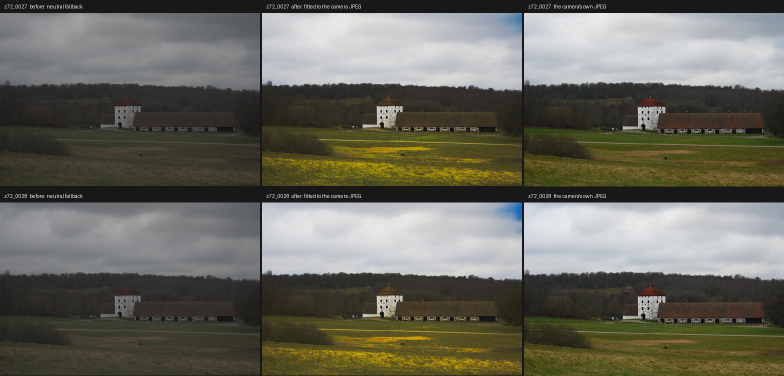
#> input picture codex_briefing/nikon_colour_fit_z7ii.png, 1568 x 752 px, given in place of ., which was not available (shown at 1/2 size); the run also reads 1 picture not shown here
$ python -i extract.py   (imports and definitions only)
#> lines starting #> are read from the running program, lines starting #| are printed output that depends on the picture; pictures that were not available may be replaced by others from this repository, and a replacement may not be noted
### image_triage/formats.py
from __future__ import annotations

import os


JPEG_SUFFIXES = frozenset(
    {
        ".jpe",
        ".jpeg",
        ".jfif",
        ".jpg",
    }
)

STANDARD_IMAGE_SUFFIXES = frozenset(
    {
        ".avif",
        ".bmp",
        ".dib",
        ".gif",
        ".heic",
        ".heif",
        ".icns",
        ".ico",
        ".jpe",
        ".jpeg",
        ".jfif",
        ".jpg",
        ".jxl",
        ".pbm",
        ".pgm",
        ".png",
        ".pnm",
        ".ppm",
        ".tga",
        ".tif",
        ".tiff",
        ".wbmp",
        ".webp",
        ".xbm",
        ".xpm",
    }
)

FITS_SUFFIXES = frozenset(
    {
        ".fit",
        ".fit.fz",
        ".fit.gz",
        ".fits",
        ".fits.fz",
        ".fits.gz",
        ".fts",
        ".fts.fz",
        ".fts.gz",
    }
)

RAW_SUFFIXES = frozenset(
    {
        ".3fr",
        ".ari",
        ".arw",
        ".bay",
        ".bmq",
        ".cap",
        ".cr2",
        ".cr3",
        ".crw",
        ".cs1",
        ".dc2",
        ".dcr",
        ".dng",
        ".drf",
        ".erf",
        ".fff",
        ".gpr",
        ".iiq",
        ".k25",
        ".kdc",
        ".mdc",
        ".mef",
        ".mos",
        ".mrw",
        ".nef",
        ".nrw",
        ".obm",
        ".orf",
        ".pef",
        ".ptx",
        ".pxn",
        ".raf",
        ".raw",
        ".rdc",
        ".rw2",
        ".rwl",
        ".sr2",
        ".srf",
        ".srw",
        ".x3f",
    }
)

PSD_SUFFIXES = frozenset({".psb", ".psd"})
MODEL_SUFFIXES = frozenset({".stl"})

EDIT_SUFFIXES = frozenset((STANDARD_IMAGE_SUFFIXES | PSD_SUFFIXES | {".dng"}))
IMAGE_SUFFIXES = frozenset(STANDARD_IMAGE_SUFFIXES | FITS_SUFFIXES | RAW_SUFFIXES | PSD_SUFFIXES | MODEL_SUFFIXES)
PILLOW_FALLBACK_SUFFIXES = frozenset(STANDARD_IMAGE_SUFFIXES | PSD_SUFFIXES)
COMPOSITE_SUFFIXES = tuple(sorted((suffix for suffix in IMAGE_SUFFIXES if suffix.count(".") > 1), key=len, reverse=True))

EDIT_PRIORITY = {
    ".jpg": 0,
    ".jpeg": 1,
    ".jpe": 2,
    ".jfif": 3,
    ".png": 4,
    ".webp": 5,
    ".avif": 6,
    ".heif": 7,
    ".heic": 8,
    ".jxl": 9,
    ".tif": 10,
    ".tiff": 11,
    ".dng": 12,
    ".psd": 13,
    ".psb": 14,
    ".fit": 15,
    ".fits": 16,
    ".fts": 17,
    ".fit.fz": 18,
    ".fits.fz": 19,
    ".fts.fz": 20,
    ".fit.gz": 21,
    ".fits.gz": 22,
    ".fts.gz": 23,
}

ROOT_PRIMARY_PRIORITY = {
    ".jpg": 0,
    ".jpeg": 1,
    ".jpe": 2,
    ".jfif": 3,
    ".png": 4,
    ".tif": 5,
    ".tiff": 6,
    ".webp": 7,
    ".avif": 8,
    ".heif": 9,
    ".heic": 10,
    ".bmp": 11,
    ".dib": 12,
    ".gif": 13,
    ".tga": 14,
    ".ico": 15,
    ".icns": 16,
    ".jxl": 17,
    ".pbm": 18,
    ".pgm": 19,
    ".pnm": 20,
    ".ppm": 21,
    ".wbmp": 22,
    ".xbm": 23,
    ".xpm": 24,
    ".psd": 25,
    ".psb": 26,
    ".fit": 27,
    ".fits": 28,
    ".fts": 29,
    ".fit.fz": 30,
    ".fits.fz": 31,
    ".fts.fz": 32,
    ".fit.gz": 33,
    ".fits.gz": 34,
    ".fts.gz": 35,
    ".stl": 36,
}


def _portable_basename(path: str | os.PathLike[str]) -> str:
    """Return a filename from either Windows- or POSIX-style path text."""

    return os.fspath(path).replace("\\", "/").rsplit("/", 1)[-1]


def suffix_for_path(path: str | os.PathLike[str]) -> str:
    lowered = _portable_basename(path).casefold()
    for suffix in COMPOSITE_SUFFIXES:
        if lowered.endswith(suffix):
            return suffix
    return os.path.splitext(lowered)[1]


# [11 lines left out: functions is_appledouble_path, is_image_file_candidate, not called in this run]

### image_triage/perceptual_hash.py
from __future__ import annotations

import json
import os
import time
from concurrent.futures import ThreadPoolExecutor
from dataclasses import dataclass, replace
from functools import lru_cache
from pathlib import Path
from typing import Callable

import numpy as np
from PIL import Image, ImageOps


@dataclass(slots=True, frozen=True)
class PerceptualDuplicateGroup:
    representative: str
    members: tuple[str, ...]
    max_distance: int


@dataclass(slots=True, frozen=True)
class PerceptualHashStats:
    total_paths: int
    cached: int
    computed: int
    failed: int
    cache_path: str = ""
    hash_count: int = 0
    worker_count: int = 0
    comparison_count: int = 0
    cache_read_ms: float = 0.0
    signature_lookup_ms: float = 0.0
    compute_ms: float = 0.0
    cache_write_ms: float = 0.0
    pairwise_ms: float = 0.0
    grouping_ms: float = 0.0


@dataclass(slots=True, frozen=True)
class PerceptualDuplicateResult:
    groups: list[PerceptualDuplicateGroup]
    stats: PerceptualHashStats


# [24 lines left out: function compute_phash, not called in this run]


def hamming_distance_int(left: int, right: int) -> int:
    return bin(int(left) ^ int(right)).count("1")


# [172 lines left out: functions find_perceptual_duplicate_groups_with_stats, _load_or_compute_hashes, not called in this run]


def _compute_cache_row(item: tuple[str, Path, dict[str, object], str]) -> tuple[str, str, dict[str, object], int | None]:
    raw_path, path, signature, key = item
    return raw_path, key, signature, compute_phash(path)


# [53 lines left out: functions _read_cache, _write_cache, _file_signature, _cache_key, _cache_entry_matches, _worker_count, not called in this run]


def _dct_2d(values: np.ndarray) -> np.ndarray:
    rows, columns = values.shape
    row_basis = _dct_basis(rows)
    column_basis = _dct_basis(columns)
    return row_basis @ values @ column_basis.T


@lru_cache(maxsize=16)
def _dct_basis(size: int) -> np.ndarray:
    indexes = np.arange(size, dtype=np.float32)
    basis = np.empty((size, size), dtype=np.float32)
    scale0 = np.sqrt(1.0 / size)
    scale = np.sqrt(2.0 / size)
    for frequency in range(size):
        factor = scale0 if frequency == 0 else scale
        basis[frequency, :] = factor * np.cos(np.pi * (2.0 * indexes + 1.0) * frequency / (2.0 * size))
    return basis

### image_triage/cascade/extract.py
"""Cheap-pass feature extraction for the stack-first cascade (docs/ai_v5_implementation.md, work package 2).

Turns image paths into ``FrameFeatures`` from the embedded JPEG preview, never from a RAW decode: ``raw_embedded_jpeg.extract_embedded_jpeg``
supplies the preview bytes and the container's EXIF orientation, Pillow decodes them at reduced size (JPEG draft mode, then a box resize to about
1280 px on the long edge), and everything is measured on that one reduced image. Plain JPEG/PNG/TIFF files are opened directly. No Qt, no torch,
no OpenCV.

Features, per ``model.FrameFeatures``:

* ``phash`` is the cascade's hash: 32x32 box-averaged luma, orthonormal 2-D DCT, the 8x8 low-frequency block with DC dropped, bits above the median
  of the remaining 63. It is the same integer layout as ``perceptual_hash.compute_phash`` (whose DC slot is a zero bit) and the same as the scratch
  hash the thresholds in ``CascadeSettings`` were calibrated on, but it is resampled from the reduced preview with a box filter (equal to OpenCV's
  INTER_AREA) rather than Lanczos, because Lanczos from a small draft shifts distances by a few bits.
* ``centre_sharpness`` is the variance of the 4-neighbour Laplacian over the central half (rows and columns from 1/4 to 3/4) of the luma image.
  Its scale depends on the preview size, so compare it only within a burst, which is all the cascade does.
* ``clipped`` is the fraction of pixels with any RGB channel >= 250; ``extremes`` the fraction of luma pixels <= 5 or >= 250.
* ``blink`` comes from an optional ``blink_lookup(path) -> bool | None``. The face index does not produce blink yet (``quality/face.py`` returns
  ``None`` until the EAR calibration), so with no lookup, or a lookup that returns ``None``, blink is ``False``. It is never cached here.

Results are cached by file signature (size and mtime) in memory and, if a path is given, in a small JSON file. A frame that cannot be read
comes back as ``None`` in its slot; the list always lines up with the input paths.
"""

from __future__ import annotations

import io
import json
import os
import threading
import time
from collections.abc import Callable, Sequence
from concurrent.futures import ThreadPoolExecutor, as_completed
from dataclasses import dataclass
from pathlib import Path

import numpy as np
from PIL import Image

from ..formats import RAW_SUFFIXES, suffix_for_path
from ..perceptual_hash import _dct_2d
from ..raw_embedded_jpeg import extract_embedded_jpeg
from .model import FrameFeatures

PREVIEW_LONG_EDGE = 1280
_HASH_SIZE = 8
_SAMPLE_SIZE = 32
_CLIP_LEVEL = 250
_DARK_LEVEL = 5
_CACHE_SCHEMA = 1
# Bump when the measurements change so stale cache rows are ignored.
_ALGORITHM_VERSION = 1

ProgressCallback = Callable[[int, int], None]
CancelCheck = Callable[[], bool]
BlinkLookup = Callable[[str], "bool | None"]
# Optional hook to supply preview bytes from the app's preview caches: path -> (jpeg_bytes, exif_orientation) or None to fall through.
PreviewSource = Callable[[str], "tuple[bytes, int] | None"]


@dataclass(slots=True, frozen=True)
class ExtractStats:
    total: int
    cached: int
    computed: int
    failed: int
    cancelled: bool
    elapsed_ms: float
    compute_ms: float  # summed across workers, so it can exceed elapsed_ms


@dataclass(slots=True, frozen=True)
class ExtractResult:
    features: list[FrameFeatures | None]  # same order as the input paths; None where the frame was unreadable or skipped by cancellation
    stats: ExtractStats


@dataclass(slots=True, frozen=True)
class _Measures:
    phash: int
    centre_sharpness: float
    clipped: float
    extremes: float


class FeatureCache:
    """File-signature cache of the measures (not blink). Thread-safe; ``save`` writes the JSON file if one was given."""

    def __init__(self, path: str | Path | None = None) -> None:
        self._path = Path(path).expanduser() if path is not None else None
        self._lock = threading.Lock()
        self._entries: dict[str, dict[str, object]] = {}
        self._dirty = False
        if self._path is not None:
            self._load()

    def get(self, path: str) -> _Measures | None:
        signature = _file_signature(path)
        if signature is None:
            return None
        with self._lock:
            entry = self._entries.get(_cache_key(path))
        if not entry or entry.get("size") != signature[0] or entry.get("mtime_ns") != signature[1] or entry.get("v") != _ALGORITHM_VERSION:
            return None
        try:
            return _Measures(
                phash=int(entry["phash"]),  # type: ignore[arg-type]
                centre_sharpness=float(entry["sharp"]),  # type: ignore[arg-type]
                clipped=float(entry["clipped"]),  # type: ignore[arg-type]
                extremes=float(entry["extremes"]),  # type: ignore[arg-type]
            )
        except (KeyError, TypeError, ValueError):
            return None

    def put(self, path: str, signature: tuple[int, int], measures: _Measures) -> None:
        entry = {
            "size": signature[0],
            "mtime_ns": signature[1],
            "v": _ALGORITHM_VERSION,
            "phash": measures.phash,
            "sharp": measures.centre_sharpness,
            "clipped": measures.clipped,
            "extremes": measures.extremes,
        }
        with self._lock:
            self._entries[_cache_key(path)] = entry
            self._dirty = True

    def save(self) -> None:
        if self._path is None:
            return
        with self._lock:
            if not self._dirty:
                return
            payload = {"schema_version": _CACHE_SCHEMA, "entries": dict(self._entries)}
            self._dirty = False
        try:
            self._path.parent.mkdir(parents=True, exist_ok=True)
            temporary = self._path.with_suffix(self._path.suffix + ".tmp")
            temporary.write_text(json.dumps(payload, separators=(",", ":")), encoding="utf-8")
            temporary.replace(self._path)
        except OSError:
            pass

    # [7 lines left out: function _load, not called in this run]


def extract_features(
    paths: Sequence[str],
    *,
    cache: FeatureCache | None = None,
    blink_lookup: BlinkLookup | None = None,
    preview_source: PreviewSource | None = None,
    progress: ProgressCallback | None = None,
    cancelled: CancelCheck | None = None,
    max_workers: int | None = None,
) -> ExtractResult:
    """Extract ``FrameFeatures`` for ``paths`` (capture order), keyed by the path string as given.

    ``progress(done, total)`` is called from the calling thread. ``cancelled()`` is polled before each frame starts; frames not yet started come
    back ``None`` and ``stats.cancelled`` is set. Workers default to ``min(4, cpu_count)``: decode is mostly in Pillow's C code, which releases
    the GIL, but the files are often on one disk.
    """
    started = time.perf_counter()
    total = len(paths)
    cache = cache if cache is not None else FeatureCache()
    measures: list[_Measures | None] = [None] * total
    done = 0
    cached_count = 0
    failed = 0
    computed = 0
    compute_ms = 0.0
    was_cancelled = False

    def report() -> None:
        if progress is not None:
            progress(done, total)

    todo: list[int] = []
    for index, path in enumerate(paths):
        hit = cache.get(path)
        if hit is not None:
            measures[index] = hit
            cached_count += 1
            done += 1
            report()
        else:
            todo.append(index)

    def work(index: int) -> tuple[int, _Measures | None, float, bool]:
        if cancelled is not None and cancelled():
            return index, None, 0.0, True
        begin = time.perf_counter()
        signature = _file_signature(paths[index])
        result = _measure_path(paths[index], preview_source) if signature is not None else None
        if result is not None and signature is not None:
            cache.put(paths[index], signature, result)
        return index, result, (time.perf_counter() - begin) * 1000.0, False

    if todo:
        workers = max(1, min(max_workers if max_workers is not None else min(4, os.cpu_count() or 2), len(todo)))
        with ThreadPoolExecutor(max_workers=workers, thread_name_prefix="cascade-extract") as pool:
            futures = [pool.submit(work, index) for index in todo]
            for future in as_completed(futures):
                index, result, elapsed, skipped = future.result()
                compute_ms += elapsed
                if skipped:
                    was_cancelled = True
                    continue
                measures[index] = result
                if result is None:
                    failed += 1
                else:
                    computed += 1
                done += 1
                report()
    cache.save()

    features: list[FrameFeatures | None] = []
    for path, item in zip(paths, measures):
        if item is None:
            features.append(None)
            continue
        blink = False
        if blink_lookup is not None:
            try:
                blink = bool(blink_lookup(path))
            except Exception:  # a broken face index must not stop the cheap pass
                blink = False
        features.append(
            FrameFeatures(
                key=path,
                phash=item.phash,
                centre_sharpness=item.centre_sharpness,
                clipped=item.clipped,
                extremes=item.extremes,
                blink=blink,
            )
        )
    stats = ExtractStats(
        total=total,
        cached=cached_count,
        computed=computed,
        failed=failed,
        cancelled=was_cancelled,
        elapsed_ms=(time.perf_counter() - started) * 1000.0,
        compute_ms=compute_ms,
    )
    return ExtractResult(features=features, stats=stats)


def measure_image(image: Image.Image) -> _Measures:
    """Measure an already decoded, already oriented RGB image (exposed for tests and for callers that hold pixels)."""
    rgb = _reduce(image.convert("RGB"))
    rgb_array = np.asarray(rgb)
    gray = np.asarray(rgb.convert("L"))
    return _Measures(
        phash=_phash_from_image(rgb.convert("L")),
        centre_sharpness=_centre_laplacian_variance(gray),
        clipped=float((rgb_array >= _CLIP_LEVEL).any(axis=2).mean()),
        extremes=float(((gray <= _DARK_LEVEL) | (gray >= _CLIP_LEVEL)).mean()),
    )


def _measure_path(path: str, preview_source: PreviewSource | None) -> _Measures | None:
    try:
        image = _load_preview(path, preview_source)
        if image is None:
            return None
        with image:
            return measure_image(image)
    except (OSError, ValueError, SyntaxError, Image.DecompressionBombError):
        return None


def _load_preview(path: str, preview_source: PreviewSource | None) -> Image.Image | None:
    """Decode the embedded or plain preview at reduced size and apply EXIF orientation. Never touches a RAW decoder."""
#> called with path = '.'
    if preview_source is not None:
        supplied = preview_source(path)
        if supplied is not None:
            payload, orientation = supplied
            return _orient(_decode(io.BytesIO(payload)), orientation)
    if suffix_for_path(path) in RAW_SUFFIXES:
        embedded = extract_embedded_jpeg(path)
        if embedded is None:
            return None
        # As in imaging._load_raw_image, the container's orientation is authoritative; the embedded JPEG's own tag is ignored.
        return _orient(_decode(io.BytesIO(embedded.payload)), embedded.orientation)
    with Image.open(path) as probe:
#> probe is the input picture: PIL image 1568x752 RGB; mean R, G, B 104.9, 103.9, 93.2
        orientation = int(probe.getexif().get(0x0112, 1) or 1)
#> orientation = 1
    return _orient(_decode(path), orientation)


def _decode(source: str | io.BytesIO) -> Image.Image:
#> called with source = '.'
    image = Image.open(source)
    # No-op for non-JPEG; a JPEG decodes at 1/2, 1/4 or 1/8 scale while both sides stay >= the request, so ask for the fitted size.
    scale = min(1.0, PREVIEW_LONG_EDGE / max(image.size))
    image.draft("RGB", (max(1, round(image.width * scale)), max(1, round(image.height * scale))))
    image.load()
    return image


def _orient(image: Image.Image, orientation: int) -> Image.Image:
    transpose = {
        2: Image.Transpose.FLIP_LEFT_RIGHT,
        3: Image.Transpose.ROTATE_180,
        4: Image.Transpose.FLIP_TOP_BOTTOM,
        5: Image.Transpose.TRANSPOSE,
        6: Image.Transpose.ROTATE_270,
        7: Image.Transpose.TRANSVERSE,
        8: Image.Transpose.ROTATE_90,
    }.get(orientation)
    if transpose is None:
        return image
    rotated = image.transpose(transpose)
    image.close()
    return rotated


def _reduce(image: Image.Image) -> Image.Image:
    longest = max(image.size)
    if longest <= PREVIEW_LONG_EDGE:
        return image
    scale = PREVIEW_LONG_EDGE / longest
    size = (max(1, round(image.width * scale)), max(1, round(image.height * scale)))
    return image.resize(size, Image.Resampling.BOX)
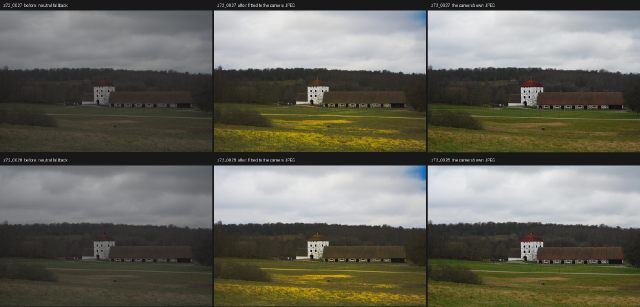
#> returned value: PIL image 1280x614 RGB (shown at 1/2 size); mean R, G, B 104.9, 104, 93.2
#> in measure_image, `gray = np.asarray(rgb.convert("L"))`:
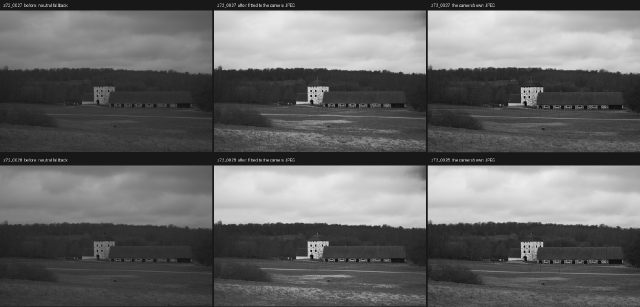
#> gray: shape (614, 1280) (shown at 1/2 size); min 0, max 237, mean 103.1


def _phash_from_image(gray: Image.Image) -> int:
    sample = gray.resize((_SAMPLE_SIZE, _SAMPLE_SIZE), Image.Resampling.BOX)
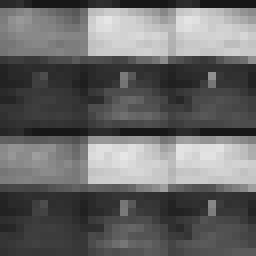
#> sample: PIL image 32x32 L (shown 8 times larger); min 24, max 230, mean 103
    return phash_from_sample(np.asarray(sample, dtype=np.float32))


def phash_from_sample(sample: np.ndarray) -> int:
    """Hash a 32x32 luma sample: low-frequency DCT block, DC dropped, median threshold. Same integer layout as compute_phash."""
    low = _dct_2d(sample)[:_HASH_SIZE, :_HASH_SIZE].copy()
#> after the loop in _dct_basis, `for frequency in range(size):`:
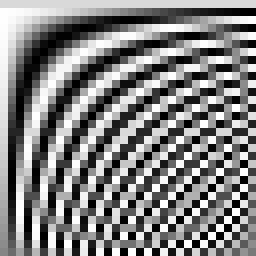
#> basis: shape (32, 32) float32 (shown 8 times larger); min -0.25, max 0.25, mean 0.00552; drawn with min black and max white
#> in _dct_2d, `return row_basis @ values @ column_basis.T`:
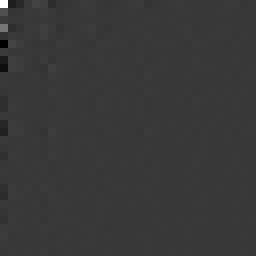
#> returned value: shape (32, 32) float32 (shown 8 times larger); min -945.5, max 3295, mean 1.1; drawn with min black and max white
#> sample: shape (32, 32) float32
    comparable = low.flatten()[1:]
#> comparable = 63 values, max 1033.4 at index 23, min -945.5 at index 39, mean -6.45
    median = float(np.median(comparable))
#> median = -0.741
    low[0, 0] = median
    value = 0
    for bit in low.flatten() > median:
        value = (value << 1) | int(bit)
#> this loop made 64 passes
#> (bit, value) on passes 2 to 9: (False, 0), (False, 0), (True, 1), (True, 3), (True, 7), (False, 14), (False, 28), (True, 57)
#> after the loop, value = 2062249087123692661
    return value


def _centre_laplacian_variance(gray: np.ndarray) -> float:
    height, width = gray.shape
#> height = 614; width = 1280
    if height < 3 or width < 3:
        return 0.0
    g = gray.astype(np.float32)
    laplacian = g[:-2, 1:-1] + g[2:, 1:-1] + g[1:-1, :-2] + g[1:-1, 2:] - 4.0 * g[1:-1, 1:-1]  # laplacian[y, x] is at gray[y + 1, x + 1]
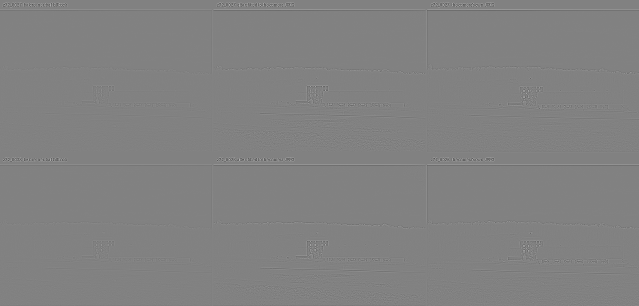
#> laplacian: shape (612, 1278) float32 (shown at 1/2 size); min -617, max 596, mean 0; drawn with min black and max white
    top, bottom = height // 4, (3 * height) // 4
#> top = 153; bottom = 460
    left, right = width // 4, (3 * width) // 4
#> left = 320; right = 960
    centre = laplacian[max(0, top - 1) : max(1, bottom - 1), max(0, left - 1) : max(1, right - 1)]
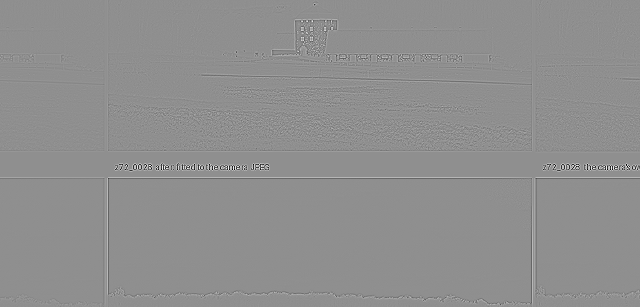
#> centre: shape (307, 640) float32; min -613, max 477, mean 0; drawn with min black and max white
    return float(centre.var(dtype=np.float64)) if centre.size else 0.0


def _file_signature(path: str) -> tuple[int, int] | None:
    try:
        stat = os.stat(path)
    except OSError:
        return None
    return int(stat.st_size), int(stat.st_mtime_ns)


def _cache_key(path: str) -> str:
    try:
        return str(Path(path).expanduser().resolve()).casefold()
    except OSError:
        return str(path).casefold()

>>> result = extract_features('../../codex_briefing/nikon_colour_fit_z7ii.png')
#> (the rest of the program and of its run is left out)
